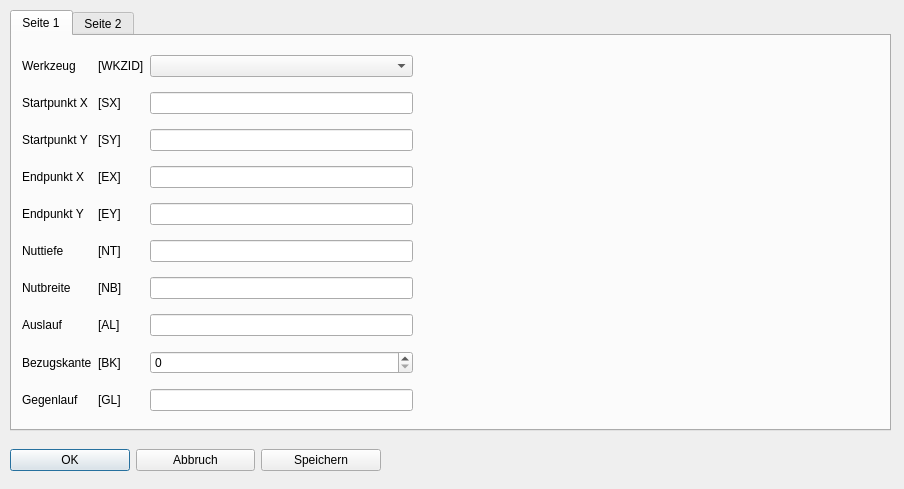
<?xml version="1.0" encoding="UTF-8"?>
<ui version="4.0">
 <class>Dialog_nut</class>
 <widget class="QDialog" name="Dialog_nut">
  <property name="geometry">
   <rect>
    <x>0</x>
    <y>0</y>
    <width>904</width>
    <height>489</height>
   </rect>
  </property>
  <property name="windowTitle">
   <string>Nuten</string>
  </property>
  <property name="modal">
   <bool>true</bool>
  </property>
  <widget class="QWidget" name="layoutWidget_3">
   <property name="geometry">
    <rect>
     <x>10</x>
     <y>440</y>
     <width>371</width>
     <height>41</height>
    </rect>
   </property>
   <layout class="QHBoxLayout" name="horizontalLayout">
    <item>
     <widget class="QPushButton" name="pushButton_ok">
      <property name="text">
       <string>OK</string>
      </property>
     </widget>
    </item>
    <item>
     <widget class="QPushButton" name="pushButton_esc">
      <property name="text">
       <string>Abbruch</string>
      </property>
     </widget>
    </item>
    <item>
     <widget class="QPushButton" name="pushButton_save">
      <property name="text">
       <string>Speichern</string>
      </property>
     </widget>
    </item>
   </layout>
  </widget>
  <widget class="QTabWidget" name="tabWidget">
   <property name="geometry">
    <rect>
     <x>10</x>
     <y>10</y>
     <width>881</width>
     <height>421</height>
    </rect>
   </property>
   <property name="currentIndex">
    <number>0</number>
   </property>
   <widget class="QWidget" name="tab">
    <attribute name="title">
     <string>Seite 1</string>
    </attribute>
    <widget class="QWidget" name="layoutWidget">
     <property name="geometry">
      <rect>
       <x>10</x>
       <y>10</y>
       <width>391</width>
       <height>381</height>
      </rect>
     </property>
     <layout class="QGridLayout" name="gridLayout">
      <item row="2" column="1">
       <widget class="QLabel" name="label_8">
        <property name="text">
         <string>[SY]</string>
        </property>
       </widget>
      </item>
      <item row="2" column="2">
       <widget class="QLineEdit" name="lineEdit_sy"/>
      </item>
      <item row="4" column="2">
       <widget class="QLineEdit" name="lineEdit_ey"/>
      </item>
      <item row="7" column="0">
       <widget class="QLabel" name="label_37">
        <property name="text">
         <string>Auslauf</string>
        </property>
       </widget>
      </item>
      <item row="6" column="1">
       <widget class="QLabel" name="label_36">
        <property name="text">
         <string>[NB]</string>
        </property>
       </widget>
      </item>
      <item row="4" column="0">
       <widget class="QLabel" name="label_6">
        <property name="text">
         <string>Endpunkt Y</string>
        </property>
       </widget>
      </item>
      <item row="8" column="0">
       <widget class="QLabel" name="label_38">
        <property name="text">
         <string>Bezugskante</string>
        </property>
       </widget>
      </item>
      <item row="5" column="0">
       <widget class="QLabel" name="label_16">
        <property name="text">
         <string>Nuttiefe</string>
        </property>
       </widget>
      </item>
      <item row="5" column="1">
       <widget class="QLabel" name="label_34">
        <property name="text">
         <string>[NT]</string>
        </property>
       </widget>
      </item>
      <item row="1" column="1">
       <widget class="QLabel" name="label_7">
        <property name="text">
         <string>[SX]</string>
        </property>
       </widget>
      </item>
      <item row="2" column="0">
       <widget class="QLabel" name="label_4">
        <property name="text">
         <string>Startpunkt Y</string>
        </property>
       </widget>
      </item>
      <item row="6" column="2">
       <widget class="QLineEdit" name="lineEdit_b"/>
      </item>
      <item row="1" column="2">
       <widget class="QLineEdit" name="lineEdit_sx"/>
      </item>
      <item row="4" column="1">
       <widget class="QLabel" name="label_10">
        <property name="text">
         <string>[EY]</string>
        </property>
       </widget>
      </item>
      <item row="0" column="1">
       <widget class="QLabel" name="label_2">
        <property name="text">
         <string>[WKZID]</string>
        </property>
       </widget>
      </item>
      <item row="3" column="2">
       <widget class="QLineEdit" name="lineEdit_ex"/>
      </item>
      <item row="3" column="1">
       <widget class="QLabel" name="label_9">
        <property name="text">
         <string>[EX]</string>
        </property>
       </widget>
      </item>
      <item row="1" column="0">
       <widget class="QLabel" name="label_3">
        <property name="text">
         <string>Startpunkt X</string>
        </property>
       </widget>
      </item>
      <item row="3" column="0">
       <widget class="QLabel" name="label_5">
        <property name="text">
         <string>Endpunkt X</string>
        </property>
       </widget>
      </item>
      <item row="0" column="2">
       <widget class="QComboBox" name="comboBox_wkz"/>
      </item>
      <item row="6" column="0">
       <widget class="QLabel" name="label_35">
        <property name="text">
         <string>Nutbreite</string>
        </property>
       </widget>
      </item>
      <item row="5" column="2">
       <widget class="QLineEdit" name="lineEdit_ti"/>
      </item>
      <item row="0" column="0">
       <widget class="QLabel" name="label">
        <property name="text">
         <string>Werkzeug</string>
        </property>
       </widget>
      </item>
      <item row="9" column="0">
       <widget class="QLabel" name="label_39">
        <property name="text">
         <string>Gegenlauf</string>
        </property>
       </widget>
      </item>
      <item row="7" column="1">
       <widget class="QLabel" name="label_40">
        <property name="text">
         <string>[AL]</string>
        </property>
       </widget>
      </item>
      <item row="8" column="1">
       <widget class="QLabel" name="label_41">
        <property name="text">
         <string>[BK]</string>
        </property>
       </widget>
      </item>
      <item row="9" column="1">
       <widget class="QLabel" name="label_42">
        <property name="text">
         <string>[GL]</string>
        </property>
       </widget>
      </item>
      <item row="7" column="2">
       <widget class="QLineEdit" name="lineEdit_auslauf"/>
      </item>
      <item row="9" column="2">
       <widget class="QLineEdit" name="lineEdit_gegenlauf"/>
      </item>
      <item row="8" column="2">
       <widget class="QSpinBox" name="spinBox_kor">
        <property name="maximum">
         <number>2</number>
        </property>
       </widget>
      </item>
     </layout>
    </widget>
    <widget class="QLabel" name="label_bild">
     <property name="geometry">
      <rect>
       <x>410</x>
       <y>10</y>
       <width>461</width>
       <height>381</height>
      </rect>
     </property>
     <property name="text">
      <string/>
     </property>
    </widget>
   </widget>
   <widget class="QWidget" name="tab_2">
    <attribute name="title">
     <string>Seite 2</string>
    </attribute>
    <widget class="QWidget" name="layoutWidget_2">
     <property name="geometry">
      <rect>
       <x>11</x>
       <y>9</y>
       <width>391</width>
       <height>381</height>
      </rect>
     </property>
     <layout class="QGridLayout" name="gridLayout_2">
      <item row="4" column="1">
       <widget class="QLabel" name="label_23">
        <property name="text">
         <string>[VZ]</string>
        </property>
       </widget>
      </item>
      <item row="8" column="2">
       <widget class="QLineEdit" name="lineEdit_bez"/>
      </item>
      <item row="1" column="2">
       <widget class="QSpinBox" name="spinBox_ntyp">
        <property name="minimum">
         <number>1</number>
        </property>
        <property name="maximum">
         <number>3</number>
        </property>
        <property name="singleStep">
         <number>2</number>
        </property>
       </widget>
      </item>
      <item row="8" column="0">
       <widget class="QLabel" name="label_30">
        <property name="text">
         <string>Bezeichnung</string>
        </property>
       </widget>
      </item>
      <item row="2" column="2">
       <widget class="QLineEdit" name="lineEdit_nabst"/>
      </item>
      <item row="5" column="0">
       <widget class="QLabel" name="label_26">
        <property name="text">
         <string>Nutvorschub</string>
        </property>
       </widget>
      </item>
      <item row="6" column="2">
       <widget class="QLineEdit" name="lineEdit_drehz"/>
      </item>
      <item row="9" column="2">
       <widget class="QLineEdit" name="lineEdit_afb"/>
      </item>
      <item row="3" column="1">
       <widget class="QLabel" name="label_22">
        <property name="text">
         <string>[PZN]</string>
        </property>
       </widget>
      </item>
      <item row="0" column="0">
       <widget class="QLabel" name="label_11">
        <property name="text">
         <string>Neigungswinkel Abst.</string>
        </property>
       </widget>
      </item>
      <item row="7" column="1">
       <widget class="QLabel" name="label_15">
        <property name="text">
         <string>[PLM]</string>
        </property>
       </widget>
      </item>
      <item row="5" column="1">
       <widget class="QLabel" name="label_27">
        <property name="text">
         <string>[VXY]</string>
        </property>
       </widget>
      </item>
      <item row="0" column="2">
       <widget class="QLineEdit" name="lineEdit_nwi"/>
      </item>
      <item row="6" column="0">
       <widget class="QLabel" name="label_24">
        <property name="text">
         <string>Drehzahl</string>
        </property>
       </widget>
      </item>
      <item row="7" column="2">
       <widget class="QSpinBox" name="spinBox_plm">
        <property name="maximum">
         <number>3</number>
        </property>
       </widget>
      </item>
      <item row="3" column="2">
       <widget class="QLineEdit" name="lineEdit_z"/>
      </item>
      <item row="8" column="1">
       <widget class="QLabel" name="label_31">
        <property name="text">
         <string>[BEZ]</string>
        </property>
       </widget>
      </item>
      <item row="2" column="0">
       <widget class="QLabel" name="label_19">
        <property name="text">
         <string>Abst auf Neigung</string>
        </property>
       </widget>
      </item>
      <item row="7" column="0">
       <widget class="QLabel" name="label_14">
        <property name="text">
         <string>Punktlasermodi</string>
        </property>
       </widget>
      </item>
      <item row="6" column="1">
       <widget class="QLabel" name="label_25">
        <property name="text">
         <string>[N]</string>
        </property>
       </widget>
      </item>
      <item row="1" column="1">
       <widget class="QLabel" name="label_18">
        <property name="text">
         <string>[NWT]</string>
        </property>
       </widget>
      </item>
      <item row="2" column="1">
       <widget class="QLabel" name="label_20">
        <property name="text">
         <string>[AAN]</string>
        </property>
       </widget>
      </item>
      <item row="4" column="0">
       <widget class="QLabel" name="label_12">
        <property name="text">
         <string>Eintauchvorschub</string>
        </property>
       </widget>
      </item>
      <item row="9" column="1">
       <widget class="QLabel" name="label_32">
        <property name="text">
         <string>[AFB]</string>
        </property>
       </widget>
      </item>
      <item row="0" column="1">
       <widget class="QLabel" name="label_13">
        <property name="text">
         <string>[ANW]</string>
        </property>
       </widget>
      </item>
      <item row="9" column="0">
       <widget class="QLabel" name="label_33">
        <property name="text">
         <string>Ausführbedingung</string>
        </property>
       </widget>
      </item>
      <item row="3" column="0">
       <widget class="QLabel" name="label_21">
        <property name="text">
         <string>Position in Z</string>
        </property>
       </widget>
      </item>
      <item row="4" column="2">
       <widget class="QLineEdit" name="lineEdit_einvo"/>
      </item>
      <item row="5" column="2">
       <widget class="QLineEdit" name="lineEdit_vo"/>
      </item>
      <item row="1" column="0">
       <widget class="QLabel" name="label_17">
        <property name="text">
         <string>Neigungstyp</string>
        </property>
       </widget>
      </item>
     </layout>
    </widget>
    <widget class="QLabel" name="label_bild_2">
     <property name="geometry">
      <rect>
       <x>410</x>
       <y>10</y>
       <width>461</width>
       <height>381</height>
      </rect>
     </property>
     <property name="text">
      <string/>
     </property>
    </widget>
   </widget>
  </widget>
 </widget>
 <tabstops>
  <tabstop>tabWidget</tabstop>
  <tabstop>comboBox_wkz</tabstop>
  <tabstop>lineEdit_sx</tabstop>
  <tabstop>lineEdit_sy</tabstop>
  <tabstop>lineEdit_ex</tabstop>
  <tabstop>lineEdit_ey</tabstop>
  <tabstop>lineEdit_ti</tabstop>
  <tabstop>lineEdit_b</tabstop>
  <tabstop>lineEdit_auslauf</tabstop>
  <tabstop>spinBox_kor</tabstop>
  <tabstop>lineEdit_gegenlauf</tabstop>
  <tabstop>pushButton_ok</tabstop>
  <tabstop>pushButton_esc</tabstop>
  <tabstop>pushButton_save</tabstop>
  <tabstop>lineEdit_nwi</tabstop>
  <tabstop>spinBox_ntyp</tabstop>
  <tabstop>lineEdit_nabst</tabstop>
  <tabstop>lineEdit_z</tabstop>
  <tabstop>lineEdit_einvo</tabstop>
  <tabstop>lineEdit_vo</tabstop>
  <tabstop>lineEdit_drehz</tabstop>
  <tabstop>spinBox_plm</tabstop>
  <tabstop>lineEdit_bez</tabstop>
  <tabstop>lineEdit_afb</tabstop>
 </tabstops>
 <resources/>
 <connections/>
</ui>
